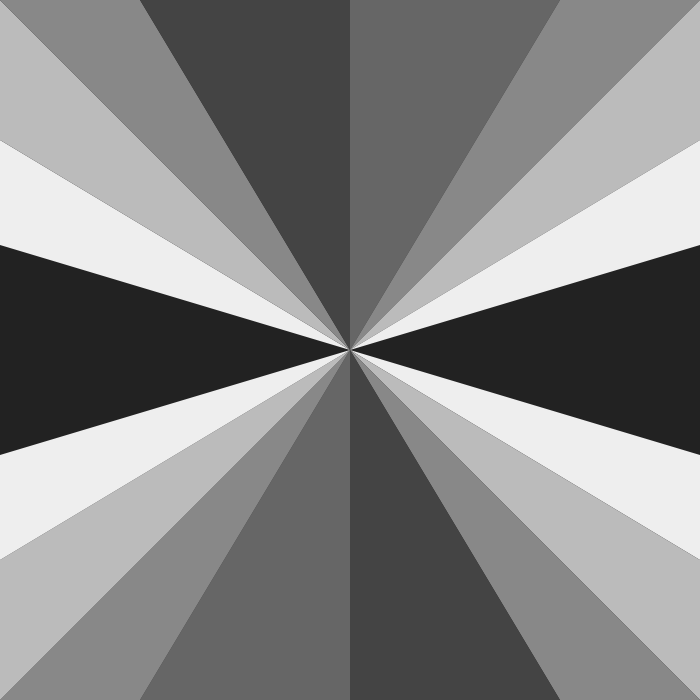
Frame 1 (no input)
Frame 60 (the mouse pressed at the canvas centre just before this capture): identical to frame 1, image omitted
Frame 120 (the mouse held since frame 60 and released just before this capture): identical to frame 1, image omitted

The Processing sketch that drew this single still picture (run headless with seeded random() and noise(); from frame 60 on, the mouse is pressed at the canvas centre):

// Processing sketch: duck_meme
// ── duck_meme.pde
void setup() {
size(700,700);
noStroke();
}

void draw(){
  
  // background image of triangles with color
  drawBackground();
  
 // image of duck on top 
 
 // draw text at the top and bottom
 
}
void drawBackground(){
  color ag1,ag2,ag3,ag4,ag5,ag6; // colors
  ag1 = #222222;
  ag2 = #444444;
  ag3 = #666666;
  ag4 = #888888;
  ag5 = #bbbbbb;
  ag6 = #eeeeee;
  
  
  // background image of triangles with color
  background(ag1);
  
  translate(width * 0.50, height * 0.50);
  
  
 
  // going clockwise starting from 9
  
  
  
   fill(ag6);
  triangle(0,0,
             width*-0.50,height*-0.30,
             width*-0.50, height*-0.15);
  
  
  fill(ag5);
  triangle(0,0,
             width*-0.50,height*-0.50,
             width*-0.50, height*-0.30);
  
  fill(ag4);
  triangle(0,0,
             width*-0.50,height*-0.50,
             width*-0.30, height*-0.50);
  fill(ag2);
  triangle(0,0,
             width*-0.30,height*-0.50,
             width*0.00, height*-0.50);

 fill(ag3);
  triangle(0,0,
             width*0.00,height*-0.50,
             width*0.30, height*-0.50);


 fill(ag4);
  triangle(0,0,
             width*0.30,height*-0.50,
             width*0.50, height*-0.50);
             
              fill(ag5);
  triangle(0,0,
             width*0.50,height*-0.50,
             width*0.50, height*-0.30);
             
             
   fill(ag6);
  triangle(0,0,
             width*0.50,height*-0.30,
             width*0.50, height*-0.15);
             
             
  rotate(TAU * 0.50);
  
  
  
   fill(ag6);
  triangle(0,0,
             width*-0.50,height*-0.30,
             width*-0.50, height*-0.15);
  
  
  fill(ag5);
  triangle(0,0,
             width*-0.50,height*-0.50,
             width*-0.50, height*-0.30);
  
  fill(ag4);
  triangle(0,0,
             width*-0.50,height*-0.50,
             width*-0.30, height*-0.50);
  fill(ag2);
  triangle(0,0,
             width*-0.30,height*-0.50,
             width*0.00, height*-0.50);

 fill(ag3);
  triangle(0,0,
             width*0.00,height*-0.50,
             width*0.30, height*-0.50);


 fill(ag4);
  triangle(0,0,
             width*0.30,height*-0.50,
             width*0.50, height*-0.50);
             
              fill(ag5);
  triangle(0,0,
             width*0.50,height*-0.50,
             width*0.50, height*-0.30);
             
             
   fill(ag6);
  triangle(0,0,
             width*0.50,height*-0.30,
             width*0.50, height*-0.15);
  

             
}
